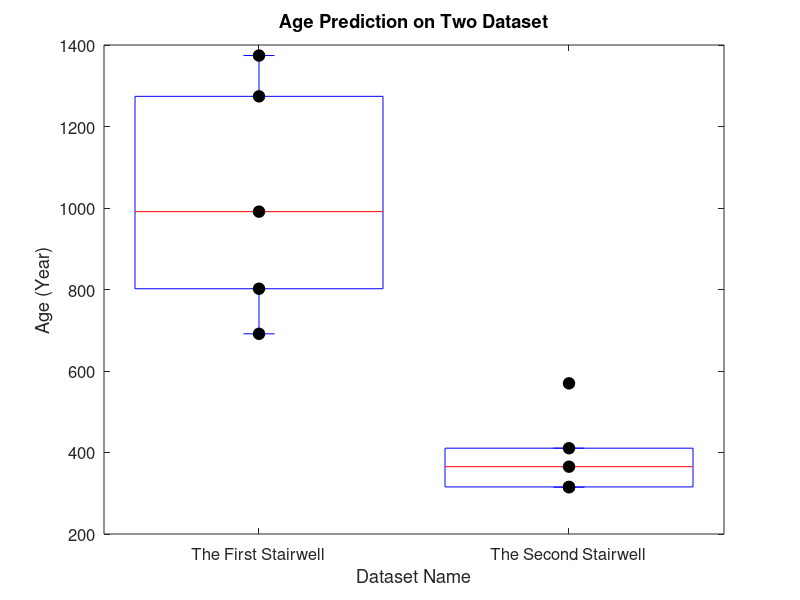

Here is the MATLAB script that generated this plot:
% 第一组数据
data1 = [1374.13762498490 1274.04086311502 991.064043877598 691.212233751347 801.875563378475];

% 第二组数据
data2 = [410.614394569643 315.558734826235 314.827392459691 569.778473305859 365.162609506248];

figure('Color', 'white');  % 新建图窗，背景色为白色

% 使用 boxplot 直接传入矩阵，每列作为一组
boxplot([data1', data2'], 'Labels', {'The First Stairwell','The Second Stairwell'});
hold on;

% 绘制散点（不加随机抖动）
scatter(ones(size(data1)), data1, 70, 'filled', 'MarkerFaceColor','k','MarkerEdgeColor','k');
scatter(2*ones(size(data2)), data2, 70, 'filled', 'MarkerFaceColor','k','MarkerEdgeColor','k');

% 或者如果想让散点稍微分散，避免完全重叠，可以添加一点随机抖动：
% scatter(1 + 0.1*(rand(size(data1))-0.5), data1, 70, 'filled', 'MarkerFaceColor','k','MarkerEdgeColor','k');
% scatter(2 + 0.1*(rand(size(data2))-0.5), data2, 70, 'filled', 'MarkerFaceColor','k','MarkerEdgeColor','k');

hold off;

% 设置坐标轴标题
xlabel('Dataset Name', 'FontSize', 12);
ylabel('Age (Year)', 'FontSize', 12);
title('Age Prediction on Two Dataset', 'FontSize', 14);

% 可选：调整坐标轴刻度、图表范围等
set(gca, 'FontSize', 12);  % 让刻度字体更大一些
